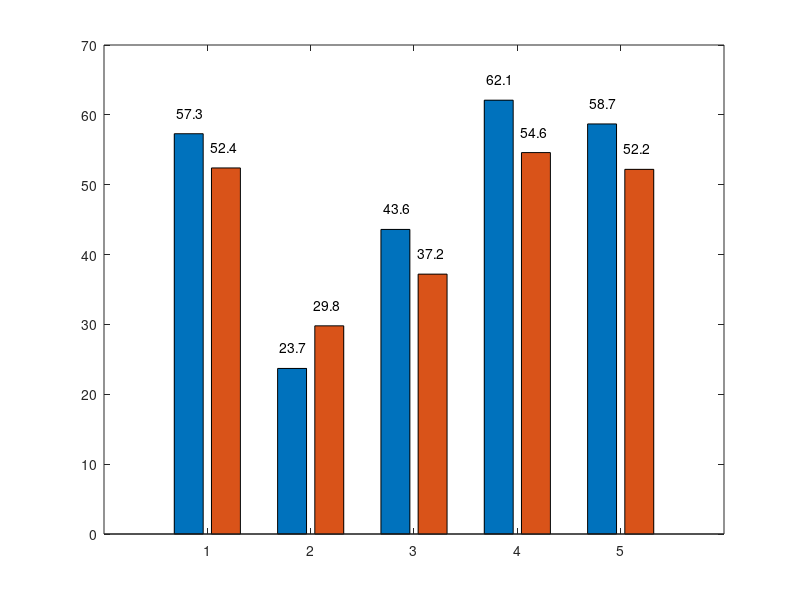

Reproduce this figure in MATLAB. (Note: this script raises an error after producing the figure.)
x=[1 2 3 4 5];
y1=[57.3 23.7 43.6 62.1 58.7];
y2=[52.4 29.8 37.2 54.6 52.2];

y=[y1;y2]';
b = bar(x,y);
for i = 1:5
text(x(i)-0.3,y(i,1)+3,num2str(y(i,1)));
end

for i = 1:5
text(x(i)+0.03,y(i,2)+3,num2str(y(i,2)));
end

b(1).FaceColor = [0.6 0.6 0.6];
b(2).FaceColor = [0.9 0.9 0.9];
ylabel('Prediction Accuracy/%');
legend('iPhone 6s','MI 3');
set(gca,'xticklabel',{'SMO','IBk','J48','LMT','RandomForest'});